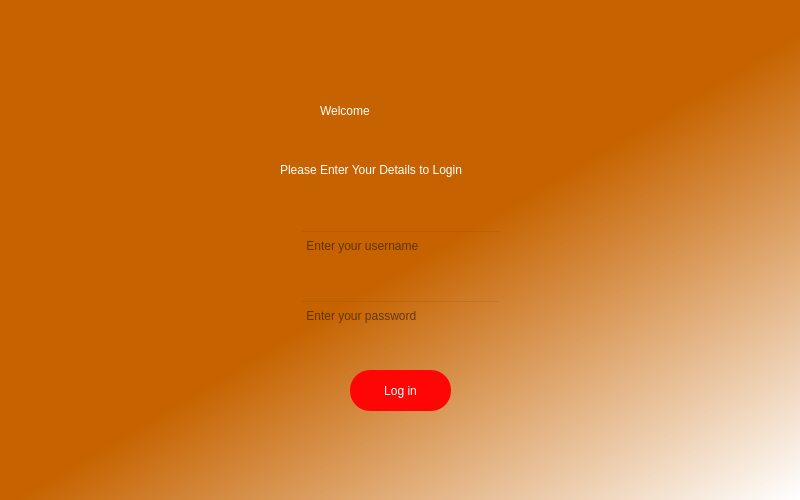
<?xml version="1.0" encoding="UTF-8"?>
<ui version="4.0">
 <class>Dialog</class>
 <widget class="QDialog" name="Dialog">
  <property name="geometry">
   <rect>
    <x>0</x>
    <y>0</y>
    <width>800</width>
    <height>500</height>
   </rect>
  </property>
  <property name="windowTitle">
   <string>Head Admin</string>
  </property>
  <widget class="QWidget" name="bg" native="true">
   <property name="geometry">
    <rect>
     <x>0</x>
     <y>0</y>
     <width>801</width>
     <height>501</height>
    </rect>
   </property>
   <property name="styleSheet">
    <string notr="true">QWidget#bg{
background-color: qlineargradient(spread:pad, x1:0.529909, y1:0.512, x2:0.994, y2:1, stop:0 rgba(198, 99, 0, 255), stop:1 rgba(255, 255, 255, 255));}
</string>
   </property>
   <widget class="QLabel" name="welcomeL">
    <property name="geometry">
     <rect>
      <x>320</x>
      <y>90</y>
      <width>171</width>
      <height>41</height>
     </rect>
    </property>
    <property name="styleSheet">
     <string notr="true">color: rgb(255, 255, 255);
font: 30pt &quot;MS Shell Dlg 2&quot;;

</string>
    </property>
    <property name="text">
     <string>Welcome</string>
    </property>
   </widget>
   <widget class="QLabel" name="msg">
    <property name="geometry">
     <rect>
      <x>280</x>
      <y>160</y>
      <width>261</width>
      <height>20</height>
     </rect>
    </property>
    <property name="styleSheet">
     <string notr="true">color: rgb(255, 255, 255);
font: 13pt &quot;MS Shell Dlg 2&quot;;</string>
    </property>
    <property name="text">
     <string>Please Enter Your Details to Login</string>
    </property>
   </widget>
   <widget class="QLineEdit" name="password">
    <property name="geometry">
     <rect>
      <x>300</x>
      <y>300</y>
      <width>201</width>
      <height>31</height>
     </rect>
    </property>
    <property name="styleSheet">
     <string notr="true">font: 11pt &quot;MS Shell Dlg 2&quot;;
color: rgb(0, 0, 0);
background-color:rgba(0,0,0,0)</string>
    </property>
    <property name="placeholderText">
     <string> Enter your password</string>
    </property>
   </widget>
   <widget class="QLineEdit" name="username">
    <property name="geometry">
     <rect>
      <x>300</x>
      <y>230</y>
      <width>201</width>
      <height>31</height>
     </rect>
    </property>
    <property name="styleSheet">
     <string notr="true">font: 11pt &quot;MS Shell Dlg 2&quot;;
color: rgb(0, 0, 0);
background-color:rgba(0,0,0,0)</string>
    </property>
    <property name="text">
     <string/>
    </property>
    <property name="placeholderText">
     <string> Enter your username</string>
    </property>
   </widget>
   <widget class="QPushButton" name="loginbtn">
    <property name="geometry">
     <rect>
      <x>350</x>
      <y>370</y>
      <width>101</width>
      <height>41</height>
     </rect>
    </property>
    <property name="styleSheet">
     <string notr="true">border-radius:20px;
background-color: rgb(255, 6, 6);
color:white;
font: 15pt &quot;MS Shell Dlg 2&quot;;
</string>
    </property>
    <property name="text">
     <string>Log in</string>
    </property>
   </widget>
   <widget class="QLabel" name="error">
    <property name="geometry">
     <rect>
      <x>270</x>
      <y>340</y>
      <width>261</width>
      <height>21</height>
     </rect>
    </property>
    <property name="styleSheet">
     <string notr="true">color: rgb(255, 0, 0);
font: 12pt &quot;MS Shell Dlg 2&quot;;</string>
    </property>
    <property name="text">
     <string/>
    </property>
    <property name="alignment">
     <set>Qt::AlignCenter</set>
    </property>
   </widget>
  </widget>
 </widget>
 <resources/>
 <connections/>
</ui>
